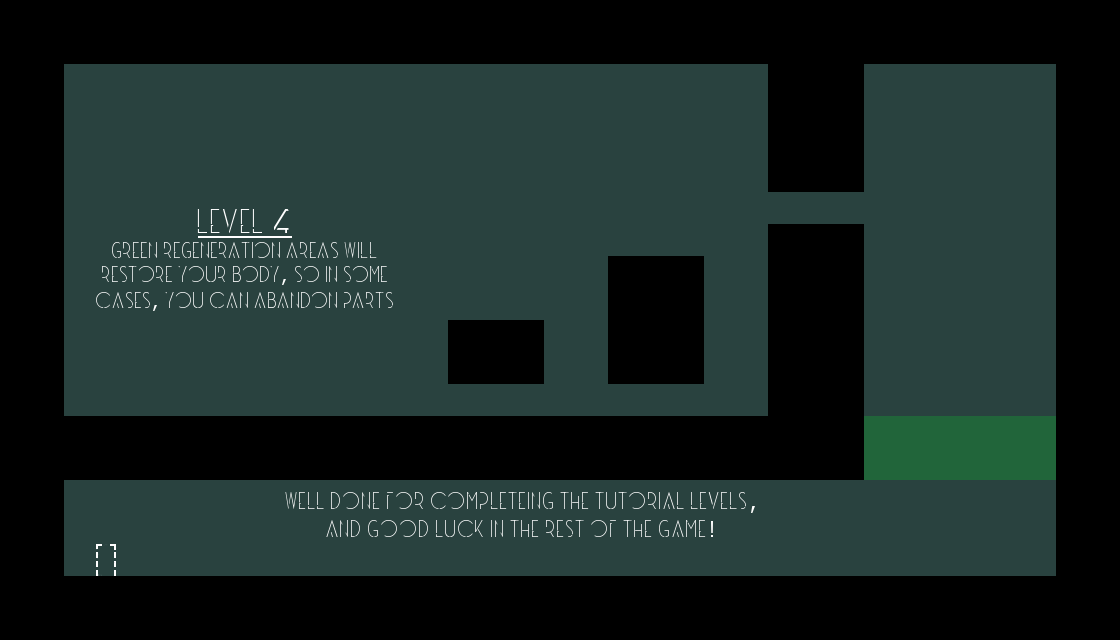

Rendered tile map (Tiled .tmx) drawn with the repository's tilesets; below, a short description and the map source with its tile grids summarised:
An orthogonal 35x20 tile map with 32x32 px tiles, 1 tile layer (Tile Layer 1) and 11 objects (regenEntity, doorEntity).

<map version="1.0" orientation="orthogonal" renderorder="right-down" width="35" height="20" tilewidth="32" tileheight="32" backgroundcolor="#29423f" nextobjectid="19">
 <tileset firstgid="1" name="sprites4" tilewidth="32" tileheight="32">
  <image source="level4_sprites.png" width="2048" height="1024" />
 </tileset>
 <layer name="Tile Layer 1" width="35" height="20">
  <data>[700 cells, 700 non-empty, 692 distinct tile ids]</data>
 </layer>
 <objectgroup name="collision">
  <object id="6" x="64" y="416" width="800" height="63" />
  <object id="7" x="1" y="0" width="61" height="638" />
  <object id="8" x="62" y="576" width="1049" height="63" />
  <object id="9" x="60" y="-1" width="1010" height="67" />
  <object id="10" x="448" y="319" width="94" height="65" />
  <object id="12" x="608" y="256" width="96" height="128" />
  <object id="14" x="768" y="224" width="95" height="193" />
  <object id="15" x="768" y="65" width="95" height="129" />
  <object id="16" x="1055" y="2" width="119" height="578" />
 </objectgroup>
 <objectgroup name="regen">
  <object id="1" name="regenEntity" x="864" y="416" width="191" height="63" />
 </objectgroup>
 <objectgroup name="door">
  <object id="18" name="doorEntity" x="96" y="544" width="18" height="32" />
 </objectgroup>
</map>